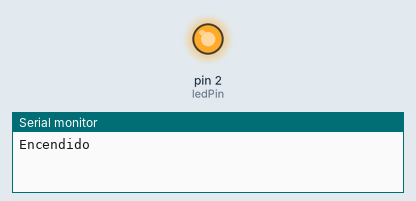
Bench run of a sketch on a simulated Arduino Uno, built with avr-gcc and run on an emulated ATmega328P. Parts: output pins drawn as LEDs (lit = HIGH), the last lines printed to the serial monitor.

Above: at 2.5 s.
At 7.5 s:
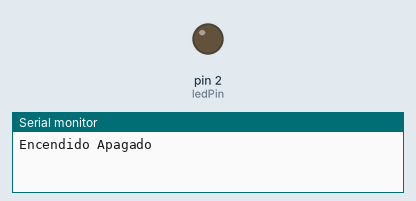
Timing chart, 0 to 13.0 s (numbered marks = the images above):
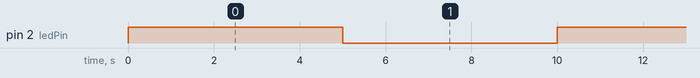

The sketch:

testled.ino
```cpp
// LED en el pin GPIO2
int ledPin = 2;

void setup()
{
    // configurar el  LED como salida
    pinMode(ledPin, OUTPUT);

    // Configurar el monitor Serial
    Serial.begin(115200);
}

void loop()
{
    Serial.print("Encendido");
    digitalWrite(ledPin, HIGH);
    delay(5000);
    Serial.println(" Apagado");
    digitalWrite(ledPin, LOW);
    delay(5000);
}
```

Measured:
- by itself, pin 2 (ledPin): alternates HIGH for 5.0 s and LOW for 5.0 s
